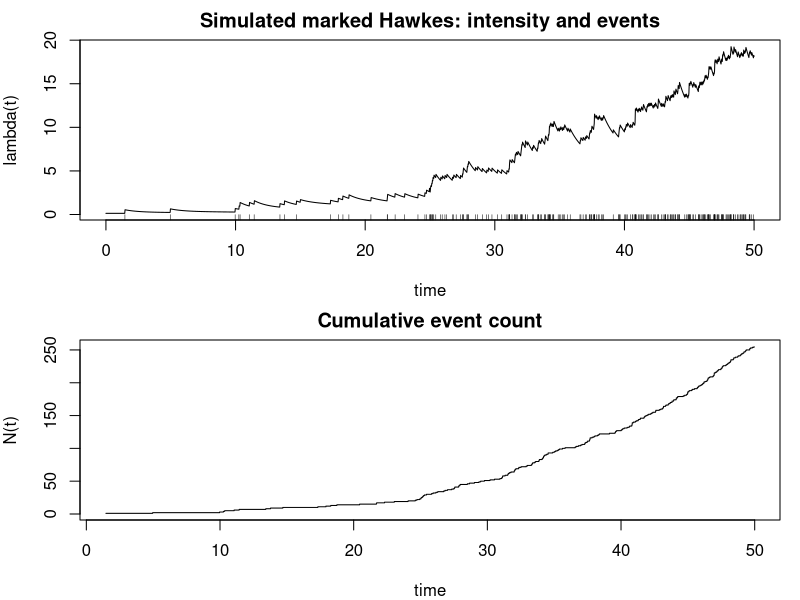
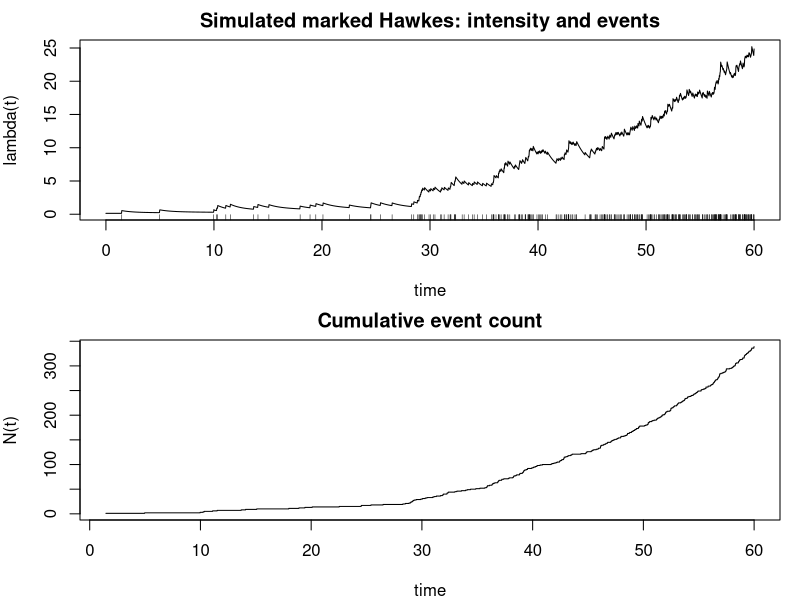

These figures' R source, in order:
# ------------------------------------------------------------
# Marked Hawkes simulator (Ogata thinning) with:
#   mu(t) = exp(beta0 + beta^T c(t))  [c(t) piecewise constant]
#   kappa(m) = exp(alpha0 + alpha^T m)
#   g(tau) = sum_k w_k exp(-omega_k tau)
# ------------------------------------------------------------

# Remarks:
# Covariates: edit cov_times and cov_values to reflect a real geochem time series as a step function (or discretized time grid).

# Baseline sensitivity: beta0, beta (controls mean activity and its response to chemistry).

# Mark effect: alpha0, alpha and mark_sampler (controls triggering productivity).

# Kernel time scales: omega (large = short memory; small = long memory) and w (weights of each time scale).

simulate_marked_hawkes <- function(
    T_end,
    beta0, beta,
    cov_times,
    cov_values,
    alpha0, alpha,
    w, omega,
    mark_sampler = function(n) rnorm(n, mean = 0, sd = 1),
    marks_given = NULL,
    max_events = 1e5,
    seed = NULL,
    verbose = FALSE,
    show_progress = TRUE,
    progress_every = 200,
    eta_smooth = 0.2
) {
  
  if (!is.null(seed)) set.seed(seed)
  
  # ---- checks
  K <- length(w)
  stopifnot(length(omega) == K, all(w >= 0), all(omega > 0))
  
  p <- length(beta)
  stopifnot(is.numeric(cov_times), is.matrix(cov_values), ncol(cov_values) == p)
  stopifnot(length(cov_times) == nrow(cov_values) + 1)
  stopifnot(abs(cov_times[1] - 0) < 1e-12)
  stopifnot(abs(tail(cov_times, 1) - T_end) < 1e-12)
  
  # ---- covariates
  cov_at <- function(t) {
    if (t >= T_end) return(cov_values[nrow(cov_values), , drop = TRUE])
    r <- findInterval(t, cov_times, all.inside = TRUE)
    cov_values[r, , drop = TRUE]
  }
  
  mu_at <- function(t) exp(beta0 + sum(beta * cov_at(t)))
  
  kernel_sum_at <- function(t, times, kappas) {
    if (length(times) == 0) return(0)
    
    dt <- t - times
    dt <- dt[dt > 0]
    if (length(dt) == 0) return(0)
    
    E <- exp(-outer(dt, omega))
    as.numeric(sum(kappas[seq_along(dt)] * (E %*% w)))
  }
  
  kappa_of_m <- function(m) exp(alpha0 + alpha * m)
  
  # ---- storage
  times  <- numeric(0)
  marks  <- numeric(0)
  kappas <- numeric(0)
  
  t <- 0
  n_events <- 0
  n_steps  <- 0
  
  # ---- progress + ETA
  if (show_progress) {
    
    pb <- utils::txtProgressBar(min = 0, max = T_end, style = 3)
    
    start_time <- Sys.time()
    eta_ema <- NA_real_
    
    fmt_eta <- function(seconds) {
      if (!is.finite(seconds) || seconds < 0) return("ETA --:--:--")
      
      h <- floor(seconds / 3600)
      m <- floor((seconds - 3600*h) / 60)
      s <- floor(seconds - 3600*h - 60*m)
      
      sprintf("ETA %02d:%02d:%02d", h, m, s)
    }
    
    print_status <- function(force = FALSE) {
      
      frac <- max(min(t / T_end, 1), 1e-12)
      
      elapsed <- as.numeric(difftime(Sys.time(), start_time, units = "secs"))
      
      eta_raw <- elapsed * (1/frac - 1)
      
      if (is.na(eta_ema)) {
        eta_ema <<- eta_raw
      } else {
        eta_ema <<- (1 - eta_smooth) * eta_ema + eta_smooth * eta_raw
      }
      
      acc_rate <- if (n_steps > 0) n_events / n_steps else 0
      
      status <- sprintf(
        "  %s | t=%.2f/%.2f | N=%d | proposals=%d | acc=%.3f",
        fmt_eta(eta_ema), t, T_end, n_events, n_steps, acc_rate
      )
      
      cat("\r", status, "    ", sep = "")
      
      if (force) cat("\n")
      
      flush.console()
    }
    
    on.exit({
      try(utils::setTxtProgressBar(pb, T_end), silent = TRUE)
      try(close(pb), silent = TRUE)
      print_status(force = TRUE)
    }, add = TRUE)
    
  }
  
  # ---- simulation loop (Ogata thinning)
  while (TRUE) {
    
    mu_t   <- mu_at(t)
    self_t <- kernel_sum_at(t, times, kappas)
    
    M <- mu_t + self_t
    
    if (!is.finite(M) || M <= 0) break
    
    t_prop <- t + rexp(1, rate = M)
    
    if (t_prop > T_end) break
    
    lambda_prop <- mu_at(t_prop) + kernel_sum_at(t_prop, times, kappas)
    
    accept <- runif(1) <= lambda_prop / M
    
    t <- t_prop
    n_steps <- n_steps + 1
    
    if (accept) {
      
      n_events <- n_events + 1
      
      if (n_events > max_events) stop("Exceeded max_events")
      
      times <- c(times, t)
      
      m_i <- if (is.null(marks_given)) mark_sampler(1) else marks_given[n_events]
      
      marks <- c(marks, m_i)
      
      kappas <- c(kappas, kappa_of_m(m_i))
      
    }
    
    if (show_progress) {
      if (accept || (n_steps %% progress_every == 0)) {
        utils::setTxtProgressBar(pb, min(t, T_end))
        print_status()
      }
    }
    
  }
  
  # ---- intensity function
  lambda_fun <- function(tgrid) {
    sapply(tgrid, function(tt) mu_at(tt) + kernel_sum_at(tt, times, kappas))
  }
  
  structure(
    list(
      T_end = T_end,
      times = times,
      marks = marks,
      kappas = kappas,
      lambda = lambda_fun
    ),
    class = "marked_hawkes_sim"
  )
}

plot_marked_hawkes <- function(sim, n_grid = 2000) {
  stopifnot(inherits(sim, "marked_hawkes_sim"))
  tg <- seq(0, sim$T_end, length.out = n_grid)
  lam <- sim$lambda(tg)
  
  oldpar <- par(no.readonly = TRUE)
  on.exit(par(oldpar))
  
  par(mfrow = c(2,1), mar = c(4,4,2,1))
  
  plot(tg, lam, type = "l", xlab = "time", ylab = "lambda(t)",
       main = "Simulated marked Hawkes: intensity and events")
  if (length(sim$times) > 0) rug(sim$times)
  
  if (length(sim$times) > 0) {
    plot(sim$times, seq_along(sim$times), type = "s",
         xlab = "time", ylab = "N(t)", main = "Cumulative event count")
  } else {
    plot(0, 0, type = "n", xlab = "time", ylab = "N(t)",
         xlim = c(0, sim$T_end), ylim = c(0, 1),
         main = "Cumulative event count (no events)")
  }
}


T_end <- 50

cov_times  <- c(0, 15, 25, 50)
cov_values <- matrix(c(0.0, 1.0, -0.5), ncol = 1)

sim <- simulate_marked_hawkes(
  T_end = T_end,
  beta0 = -2.0, beta = 1.2,
  cov_times = cov_times, cov_values = cov_values,
  alpha0 = -0.9, alpha = 0.05,
  w = c(0.7, 0.3),
  omega = c(1.0, 0.08),
  seed = 42,
  show_progress = TRUE,
  progress_every = 300
)

cat("Simulated events:", length(sim$times), "\n")
plot_marked_hawkes(sim)


#####################################################################

#####################################################################
# Estimation via Algorithm 1 - robust, end-to-end solution
# Fixes ALL dimension/NULL issues for c_i (and marks), including n=0 or n=1 events.
# Fixes NA/NaN/Inf objective issues by:
#   - using safe_exp everywhere exp(.) appears
#   - guarding lambda/loglik/objective against non-finite values
#   - robust stopping criterion that never evaluates NA in if()
#   - step-size damping when objective becomes non-finite
#####################################################################

# Safe exp to avoid overflow/underflow
safe_exp <- function(x, max_x = 50, min_x = -50) {
  exp(pmin(pmax(x, min_x), max_x))
}

# ------------------------------------------------------------
# Utilities: soft-threshold, elastic-net proximal
# ------------------------------------------------------------
soft_thresh <- function(x, lam) sign(x) * pmax(abs(x) - lam, 0)

prox_elastic_net <- function(x, step, lam1, lam2) {
  soft_thresh(x, step * lam1) / (1 + step * lam2)
}

# ------------------------------------------------------------
# Robust covariate builder: c_i = c(t_i) from piecewise-constant covariate path
# ALWAYS returns an n x p_c matrix, even when n=0 or n=1 or p_c=1.
# ------------------------------------------------------------
build_c_i_from_piecewise <- function(t, cov_times, cov_values, T_end) {
  cov_values <- as.matrix(cov_values)
  p_c <- ncol(cov_values)
  n <- length(t)
  
  if (n == 0) return(matrix(numeric(0), nrow = 0, ncol = p_c))
  
  cov_at <- function(tt) {
    if (tt >= T_end) return(cov_values[nrow(cov_values), , drop = TRUE])
    r <- findInterval(tt, cov_times, all.inside = TRUE)
    cov_values[r, , drop = TRUE]
  }
  
  out <- t(vapply(t, cov_at, FUN.VALUE = numeric(p_c)))
  out <- as.matrix(out) # forces 2D even when n=1/p_c=1
  
  # enforce exact n x p_c shape
  if (nrow(out) != n || ncol(out) != p_c) {
    out <- matrix(as.vector(out), nrow = n, ncol = p_c, byrow = TRUE)
  }
  out
}

# ------------------------------------------------------------
# Forward pass: compute loglik and gradients using recursions
# Robust handling:
#   - If c_i is NULL or mismatched, rebuild from cov_times/cov_values
#   - If m is scalar vs matrix, handles both
#   - Uses safe_exp to prevent overflow
#   - Guards loglik/lambda against non-finite values
# ------------------------------------------------------------
forward_pass_marked_hawkes <- function(
    t, m, c_i,
    cov_times, cov_values,
    alpha0, alpha, beta0, beta,
    w, omega,
    T_end,
    eps = 1e-12
) {
  # sort events and align marks
  n <- length(t)
  
  cov_values <- as.matrix(cov_values)
  p_c <- ncol(cov_values)
  
  # handle n=0 quickly
  if (n == 0) {
    mu_int <- 0
    for (r in 1:nrow(cov_values)) {
      mu_r_lin <- beta0 + sum(beta * cov_values[r, ])
      mu_int <- mu_int + safe_exp(mu_r_lin) * (cov_times[r + 1] - cov_times[r])
    }
    return(list(
      loglik = -mu_int,
      lambda_i = numeric(0),
      kappa = numeric(0),
      mu_i = numeric(0),
      R = matrix(0, nrow = 0, ncol = length(w)),
      Ck = rep(0, length(w)),
      grad_w = rep(0, length(w)),
      grad_alpha_tilde = rep(0, 1 + length(alpha)),
      grad_beta_tilde = -c(mu_int, rep(0, p_c)),
      t_sorted = t,
      m_sorted = m,
      c_i_sorted = matrix(numeric(0), nrow = 0, ncol = p_c)
    ))
  }
  
  ord <- order(t)
  t <- t[ord]
  if (is.null(dim(m))) {
    m <- m[ord]
  } else {
    m <- m[ord, , drop = FALSE]
  }
  
  # robust c_i: rebuild if NULL or wrong rows or not a matrix
  if (is.null(c_i) || !is.matrix(c_i) || nrow(c_i) != n) {
    c_i <- build_c_i_from_piecewise(t, cov_times, cov_values, T_end)
  } else {
    c_i <- c_i[ord, , drop = FALSE]
  }
  
  # basic checks
  stopifnot(ncol(c_i) == p_c)
  stopifnot(abs(cov_times[1] - 0) < 1e-12, abs(tail(cov_times, 1) - T_end) < 1e-12)
  
  K <- length(w)
  p_m <- length(alpha)
  
  # kappa_i = exp(alpha0 + alpha^T m_i)
  if (is.null(dim(m))) {
    stopifnot(p_m == 1)
    lin_k <- alpha0 + alpha[1] * m
    z_mat <- cbind(1, m)
  } else {
    stopifnot(nrow(m) == n, ncol(m) == p_m)
    lin_k <- alpha0 + as.vector(m %*% alpha)
    z_mat <- cbind(1, m)
  }
  kappa <- safe_exp(lin_k)
  kappa[!is.finite(kappa)] <- 0
  
  # baseline mu_i = exp(beta0 + beta^T c_i)
  stopifnot(length(beta) == p_c)
  mu_lin <- beta0 + as.vector(c_i %*% beta)
  mu_i <- safe_exp(mu_lin)
  mu_i[!is.finite(mu_i)] <- 0
  
  # Recursions
  R <- matrix(0, nrow = n, ncol = K)
  p_alpha_tilde <- 1 + p_m
  A <- array(0, dim = c(n, K, p_alpha_tilde))
  
  if (n >= 2) {
    for (i in 2:n) {
      dt <- t[i] - t[i - 1]
      for (k in 1:K) {
        ed <- exp(-omega[k] * dt)
        R[i, k] <- ed * (R[i - 1, k] + kappa[i - 1])
        A[i, k, ] <- ed * (A[i - 1, k, ] + kappa[i - 1] * z_mat[i - 1, ])
      }
    }
  }
  
  lambda_i <- mu_i + as.vector(R %*% w)
  lambda_i[!is.finite(lambda_i)] <- eps
  lambda_i <- pmax(lambda_i, eps)
  
  # integral baseline mu over time (piecewise constant)
  mu_int <- 0
  for (r in 1:nrow(cov_values)) {
    mu_r_lin <- beta0 + sum(beta * cov_values[r, ])
    mu_int <- mu_int + safe_exp(mu_r_lin) * (cov_times[r + 1] - cov_times[r])
  }
  
  # Ck
  Ck <- numeric(K)
  for (k in 1:K) {
    Ck[k] <- sum(kappa * (1 - exp(-omega[k] * (T_end - t))) / omega[k])
  }
  Ck[!is.finite(Ck)] <- 0
  
  loglik <- sum(log(lambda_i)) - mu_int - sum(w * Ck)
  if (!is.finite(loglik)) loglik <- -Inf
  
  # gradients
  grad_w <- numeric(K)
  for (k in 1:K) grad_w[k] <- sum(R[, k] / lambda_i) - Ck[k]
  grad_w[!is.finite(grad_w)] <- 0
  
  # grad alpha~
  term1 <- rep(0, p_alpha_tilde)
  for (i in 1:n) {
    tmp <- rep(0, p_alpha_tilde)
    for (k in 1:K) tmp <- tmp + w[k] * A[i, k, ]
    term1 <- term1 + (1 / lambda_i[i]) * tmp
  }
  
  term2 <- rep(0, p_alpha_tilde)
  for (k in 1:K) {
    weights_jk <- (1 - exp(-omega[k] * (T_end - t))) / omega[k]
    zj_weighted_sum <- colSums((kappa * weights_jk) * z_mat)
    term2 <- term2 + w[k] * zj_weighted_sum
  }
  grad_alpha_tilde <- term1 - term2
  grad_alpha_tilde[!is.finite(grad_alpha_tilde)] <- 0
  
  # grad beta~
  c_tilde <- cbind(1, c_i)  # n x (1+p_c)
  grad_beta_tilde_events <- colSums((mu_i / lambda_i) * c_tilde)
  
  grad_beta_tilde_int <- rep(0, 1 + p_c)
  for (r in 1:nrow(cov_values)) {
    Delta <- cov_times[r + 1] - cov_times[r]
    mu_r_lin <- beta0 + sum(beta * cov_values[r, ])
    mu_r <- safe_exp(mu_r_lin)
    grad_beta_tilde_int <- grad_beta_tilde_int + mu_r * Delta * c(1, cov_values[r, ])
  }
  grad_beta_tilde <- grad_beta_tilde_events - grad_beta_tilde_int
  grad_beta_tilde[!is.finite(grad_beta_tilde)] <- 0
  
  list(
    loglik = loglik,
    lambda_i = lambda_i,
    kappa = kappa,
    mu_i = mu_i,
    R = R,
    Ck = Ck,
    grad_w = grad_w,
    grad_alpha_tilde = grad_alpha_tilde,
    grad_beta_tilde  = grad_beta_tilde,
    t_sorted = t,
    m_sorted = m,
    c_i_sorted = c_i
  )
}

# ------------------------------------------------------------
# Algorithm 1: Block-coordinate proximal estimation (robust)
# Adds:
#   - robust convergence test (finite checks)
#   - step damping when objective becomes non-finite
#   - safe_exp in kappa_est for branching ratio
# ------------------------------------------------------------
fit_algo1_prox <- function(
    t, m, c_i = NULL,
    cov_times, cov_values,
    omega,
    T_end = max(t),
    lam1 = 0.0, lam2 = 0.0,
    step_alpha = 1e-3,
    step_beta  = 1e-3,
    step_w     = 1e-2,
    max_iter = 300,
    tol = 1e-6,
    shrink_w_if_unstable = 0.9,
    init = NULL,
    verbose = TRUE,
    # recovery controls
    damp_on_nonfinite = TRUE,
    damp_factor = 0.5,
    min_step = 1e-10
) {
  cov_values <- as.matrix(cov_values)
  p_c <- ncol(cov_values)
  K <- length(omega)
  p_m <- if (is.null(dim(m))) 1 else ncol(m)
  
  if (is.null(init)) {
    alpha0 <- 0; alpha <- rep(0, p_m)
    beta0  <- 0; beta  <- rep(0, p_c)
    w      <- rep(0, K)
  } else {
    alpha0 <- init$alpha0; alpha <- init$alpha
    beta0  <- init$beta0;  beta  <- init$beta
    w      <- init$w
  }
  
  obj_prev <- NA_real_
  history <- data.frame(iter = integer(0), obj = numeric(0), loglik = numeric(0), n_branch = numeric(0))
  
  for (it in 1:max_iter) {
    fp <- forward_pass_marked_hawkes(
      t = t, m = m, c_i = c_i,
      cov_times = cov_times, cov_values = cov_values,
      alpha0 = alpha0, alpha = alpha,
      beta0 = beta0, beta = beta,
      w = w, omega = omega,
      T_end = T_end
    )
    
    # keep aligned, sorted data
    t <- fp$t_sorted
    m <- fp$m_sorted
    c_i <- fp$c_i_sorted
    
    loglik <- fp$loglik
    
    theta_pen <- c(alpha0, alpha, beta0, beta, w)
    obj <- -loglik + lam1 * sum(abs(theta_pen)) + (lam2/2) * sum(theta_pen^2)
    
    # If objective non-finite, damp and retry next iteration
    if (!is.finite(obj)) {
      if (damp_on_nonfinite) {
        step_alpha <- max(step_alpha * damp_factor, min_step)
        step_beta  <- max(step_beta  * damp_factor, min_step)
        step_w     <- max(step_w     * damp_factor, min_step)
        w <- 0.9 * w
        if (verbose) cat(sprintf("iter %d | objective non-finite -> damping steps (a=%.2e b=%.2e w=%.2e)\n",
                                 it, step_alpha, step_beta, step_w))
        next
      } else {
        stop(sprintf("Objective became non-finite at iter %d.", it))
      }
    }
    
    # w update (prox + nonnegativity)
    grad_w_obj <- -fp$grad_w + lam2 * w
    grad_w_obj[!is.finite(grad_w_obj)] <- 0
    w_tmp <- w - step_w * grad_w_obj
    w_new <- pmax(0, soft_thresh(w_tmp, step_w * lam1))
    
    # alpha~ update
    grad_alpha_obj <- -fp$grad_alpha_tilde + lam2 * c(alpha0, alpha)
    grad_alpha_obj[!is.finite(grad_alpha_obj)] <- 0
    alpha_tilde <- c(alpha0, alpha)
    alpha_tilde_new <- prox_elastic_net(alpha_tilde - step_alpha * grad_alpha_obj, step_alpha, lam1, lam2)
    alpha0_new <- alpha_tilde_new[1]
    alpha_new  <- alpha_tilde_new[-1]
    
    # beta~ update
    grad_beta_obj <- -fp$grad_beta_tilde + lam2 * c(beta0, beta)
    grad_beta_obj[!is.finite(grad_beta_obj)] <- 0
    beta_tilde <- c(beta0, beta)
    beta_tilde_new <- prox_elastic_net(beta_tilde - step_beta * grad_beta_obj, step_beta, lam1, lam2)
    beta0_new <- beta_tilde_new[1]
    beta_new  <- beta_tilde_new[-1]
    
    # branching ratio stability (empirical Ekappa)
    if (length(t) == 0) {
      n_branch <- 0
    } else {
      if (is.null(dim(m))) {
        kappa_est <- safe_exp(alpha0_new + alpha_new[1] * m)
      } else {
        kappa_est <- safe_exp(alpha0_new + as.vector(m %*% alpha_new))
      }
      Ekappa <- mean(kappa_est)
      n_branch <- Ekappa * sum(w_new / omega)
      if (!is.finite(n_branch)) n_branch <- Inf
      
      if (n_branch >= 1) {
        w_new <- w_new * shrink_w_if_unstable
        n_branch <- Ekappa * sum(w_new / omega)
        if (!is.finite(n_branch)) n_branch <- 0
      }
    }
    
    # commit
    w <- w_new
    alpha0 <- alpha0_new; alpha <- alpha_new
    beta0  <- beta0_new;  beta  <- beta_new
    
    history <- rbind(history, data.frame(iter = it, obj = obj, loglik = loglik, n_branch = n_branch))
    
    if (verbose && (it %% 25 == 0 || it == 1)) {
      cat(sprintf("iter %d | obj %.6f | loglik %.6f | n %.3f | steps(a,b,w)=(%.1e,%.1e,%.1e) | nnz(w)=%d\n",
                  it, obj, loglik, n_branch, step_alpha, step_beta, step_w, sum(w > 1e-10)))
    }
    
    # robust convergence test (never evaluates NA)
    if (is.finite(obj_prev) && is.finite(obj)) {
      rel_change <- abs(obj_prev - obj) / (abs(obj_prev) + 1e-12)
      if (is.finite(rel_change) && rel_change < tol) break
    }
    obj_prev <- obj
  }
  
  list(
    alpha0 = alpha0, alpha = alpha,
    beta0 = beta0, beta = beta,
    w = w, omega = omega,
    history = history
  )
}

#####################################################################
# Synthetic test case (robust): uses the simulator you already have
# NOTE: Requires simulate_marked_hawkes() and plot_marked_hawkes()
# from earlier in your session (the version that returns $times and $marks).
#####################################################################

# ------------------------------------------------------------
# TEST CASE
# ------------------------------------------------------------
T_end <- 60
cov_times  <- c(0, 5, 10, T_end)
cov_values <- matrix(c(0.0, 0.1, -0.5), ncol = 1)

beta0_true <- -2
beta_true  <-  1.2
alpha0_true <- -0.9
alpha_true  <-  0.05

omega_grid <- c(1.0, 0.2, 0.05)
w_true     <- c(0.40, 0.25, 0.10)

sim <- simulate_marked_hawkes(
  T_end = T_end,
  beta0 = beta0_true, beta = beta_true,
  cov_times = cov_times, cov_values = cov_values,
  alpha0 = alpha0_true, alpha = alpha_true,
  w = c(0.7, 0.3),
  omega = c(1.0, 0.08),
  seed = 42,
  show_progress = TRUE,
  progress_every = 300
)

cat("Simulated events:", length(sim$times), "\n")
plot_marked_hawkes(sim)

# If too few events, bump baseline/horizon (otherwise estimation can be unstable)
if (length(sim$times) < 5) {
  message("Too few events; re-simulating with longer horizon and higher baseline.")
  T_end <- 80
  cov_times  <- c(0, 20, 40, 80)
  cov_values <- matrix(c(0.0, 0.1, -0.5), ncol = 1)
  
  sim <- simulate_marked_hawkes(
    T_end = T_end,
    beta0 = beta0_true + 0.8, beta = beta_true,
    cov_times = cov_times, cov_values = cov_values,
    alpha0 = alpha0_true, alpha = alpha_true,
    w = c(0.7, 0.3),
    omega = c(1.0, 0.08),
    seed = 43,
    show_progress = TRUE,
    progress_every = 300
  )
  cat("Simulated events (retry):", length(sim$times), "\n")
}

t_obs <- sim$times
m_obs <- sim$marks

# Fit WITHOUT manually building c_i (the fitter will build it robustly)
fit <- fit_algo1_prox(
  t = t_obs,
  m = m_obs,
  c_i = NULL,                 # <-- key: let the estimator rebuild c_i robustly
  cov_times = cov_times,
  cov_values = cov_values,
  omega = omega_grid,
  T_end = T_end,
  lam1 = 1e-3, lam2 = 1e-3,
  step_alpha = 5e-4,
  step_beta  = 5e-4,
  step_w     = 5e-3,
  max_iter = 400,
  tol = 1e-6,
  verbose = TRUE
)

stopifnot(nrow(fit$history) >= 2)
stopifnot(tail(fit$history$obj, 1) <= head(fit$history$obj, 1) + 1e-6)

cat("\nTRUE vs EST:\n")
cat(sprintf("beta0:  true %.3f  | est %.3f\n", beta0_true, fit$beta0))
cat(sprintf("beta :  true %.3f  | est %.3f\n", beta_true,  fit$beta))
cat(sprintf("alpha0: true %.3f  | est %.3f\n", alpha0_true, fit$alpha0))
cat(sprintf("alpha : true %.3f  | est %.3f\n", alpha_true,  fit$alpha))
cat("w true:", paste(round(w_true, 3), collapse = ", "), "\n")
cat("w est :", paste(round(fit$w, 3), collapse = ", "), "\n")
cat(sprintf("branching ratio estimate (last iter): %.3f\n", tail(fit$history$n_branch, 1)))
